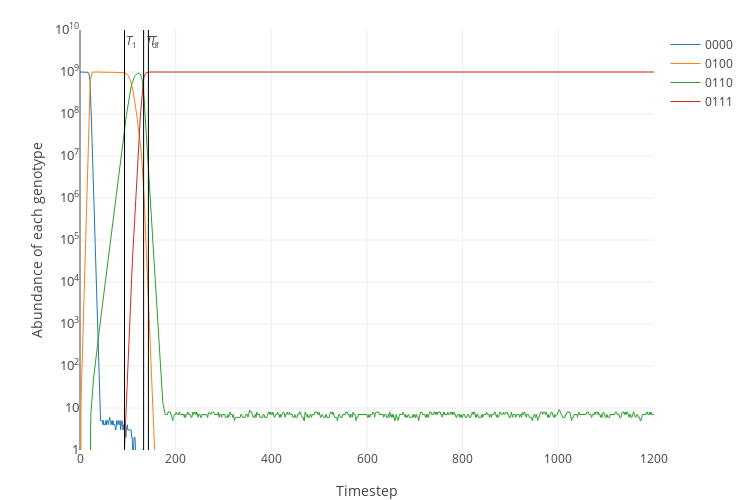

Source (notebook cell):
### Code cell
plot_simulation(simulate([ZOX_CXM_avg], carrying_cap=10**9))

### Figure 1 — Plotly figure (JSON) as saved in the notebook; plotly's stock layout.template omitted (floating-point values rounded to 4 significant figures; data arrays with more than 128 entries replaced by an {"elided": "..."} marker saying what was removed)
{"data": [{"line": {"width": 1}, "name": "0000", "type": "scatter", "uid": "5e3d2794-d93d-11ea-b7c4-441ca8e2e0ce", "x": {"elided": "1201 int values"}, "y": {"elided": "1201 int values"}}, {"line": {"width": 1}, "name": "0100", "type": "scatter", "uid": "5e3d2795-d93d-11ea-a2c9-441ca8e2e0ce", "x": {"elided": "1201 int values"}, "y": {"elided": "1201 int values"}}, {"line": {"width": 1}, "name": "0110", "type": "scatter", "uid": "5e3d2796-d93d-11ea-be37-441ca8e2e0ce", "x": {"elided": "1201 int values"}, "y": {"elided": "1201 int values"}}, {"line": {"width": 1}, "name": "0111", "type": "scatter", "uid": "5e3d2797-d93d-11ea-bb7e-441ca8e2e0ce", "x": {"elided": "1201 int values"}, "y": {"elided": "1201 int values"}}, {"line": {"color": "black", "width": 1}, "mode": "lines", "name": "T_1", "showlegend": false, "type": "scatter", "uid": "5e3d2798-d93d-11ea-9ce5-441ca8e2e0ce", "x": [93, 93], "y": [0, 10000000000]}, {"line": {"color": "black", "width": 1}, "mode": "lines", "name": "T_d", "showlegend": false, "type": "scatter", "uid": "5e3d2799-d93d-11ea-ade2-441ca8e2e0ce", "x": [133, 133], "y": [0, 10000000000]}, {"line": {"color": "black", "width": 1}, "mode": "lines", "name": "T_f", "showlegend": false, "type": "scatter", "uid": "5e3d279a-d93d-11ea-88b6-441ca8e2e0ce", "x": [143, 143], "y": [0, 10000000000]}], "layout": {"annotations": [{"showarrow": false, "text": "<i>T</i><sub>1</sub>", "x": 93, "xanchor": "left", "xref": "x", "y": 9.75, "yref": "y"}, {"showarrow": false, "text": "<i>T</i><sub>d</sub>", "x": 133, "xanchor": "left", "xref": "x", "y": 9.75, "yref": "y"}, {"showarrow": false, "text": "<i>T</i><sub>f</sub>", "x": 143, "xanchor": "left", "xref": "x", "y": 9.75, "yref": "y"}], "height": 500, "margin": {"b": 50, "t": 30}, "width": 750, "xaxis": {"title": "Timestep"}, "yaxis": {"exponentformat": "power", "range": [0, 10], "tickfont": {"size": 10}, "title": "Abundance of each genotype", "type": "log"}}}
